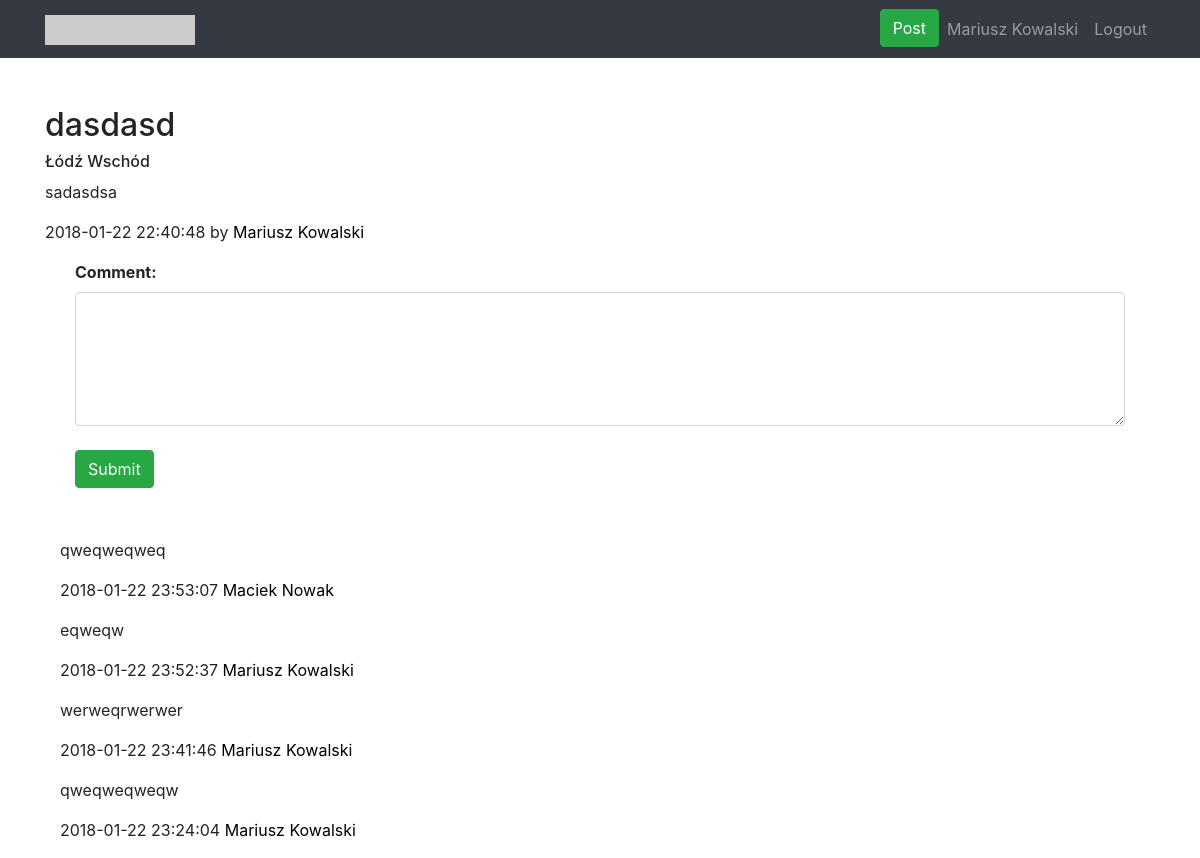
Screenshot of /view.php?post_id=6 (signed in) with the database file from the repository.
### tables this page shows
CREATE TABLE `users` (
  `user_id` int(11) NOT NULL,
  `Login` varchar(35) NOT NULL,
  `E-mail` varchar(50) NOT NULL,
  `Password` varchar(50) NOT NULL,
  `First` varchar(35) NOT NULL,
  `Last` varchar(50) NOT NULL,
  `Age` int(3) NOT NULL,
  `City` varchar(40) NOT NULL,
  `Region` varchar(40) NOT NULL,
  `Country` varchar(40) NOT NULL
);

CREATE TABLE `posts` (
  `post_id` int(11) NOT NULL,
  `title` varchar(50) NOT NULL,
  `text` varchar(2000) NOT NULL,
  `author` varchar(50) NOT NULL,
  `region_name` varchar(40) NOT NULL,
  `region_type` int(11) NOT NULL,
  `rate` int(5) NOT NULL DEFAULT '0',
  `date` datetime NOT NULL DEFAULT CURRENT_TIMESTAMP,
  `user_id` int(11) NOT NULL
);

CREATE TABLE `comments` (
  `comment_id` int(11) NOT NULL,
  `text` varchar(300) NOT NULL,
  `rate` int(11) NOT NULL,
  `date` datetime NOT NULL DEFAULT CURRENT_TIMESTAMP,
  `author` varchar(50) NOT NULL,
  `user_id` int(11) NOT NULL,
  `post_id` int(11) NOT NULL
);

### view.php (the view, shortened to what this page needs)
<!DOCTYPE html>
<?php require_once "cfg/config.php"; ?>
<html lang="en">
<head>
    <?php
    if(isset($_SESSION['username']) && $_SESSION['logged']) {
        $connect = new mysqli($host, $db_user, $db_password, $db_name);
        $connect->set_charset("utf8");
        $user = $_SESSION['username'];
        $result = $connect->query("SELECT * FROM users WHERE Login='$user'");
        $data = $result->fetch_assoc();
        if($_SESSION['username'] == $data['Login']) {
            $username = $data["First"]." ".$data["Last"];
        }
    } else {
        header("Location: login.php");
    }
    ?>
    <link href="vendor/bootstrap/css/bootstrap.min.css" rel="stylesheet">
    <link href="css/logo-nav.css" rel="stylesheet">
</head>
<body>
<nav class="navbar navbar-expand-lg navbar-dark bg-dark fixed-top">
    <div class="container">
        <a class="navbar-brand" href="index.php">
            <img src="http://placehold.it/300x60?text=Logo" width="150" height="30" alt="">
        </a>
        <div class="collapse navbar-collapse" id="navbarResponsive">
            <ul class="navbar-nav ml-auto">
                <li class="nav-item">
                    <a class="btn btn-success" href="post.php">Post</a>
                </li>
                <li class="nav-item">
                    <?php echo '<a class="nav-link" href="profile.php?user_id='.$data['user_id'].'">'.$username.'</a>';?>
                </li>
                <li class="nav-item">
                    <a class="nav-link" href="include/logout.php">Logout</a>
                </li>
            </ul>
        </div>
    </div>
</nav>
<div class="container" style="margin-top:50px;">
<?php
    if(isset($_GET['post_id'])) {
        $i = $_GET['post_id'];
        $post_row = $connect->query("SELECT * FROM posts WHERE post_id='$i'");
        $post = $post_row->fetch_assoc();
        echo '<h2>' . $post["title"];
        echo '</h2>
            <h6>'.$post['region_name'].'</h6>
            <p class="text-justify">' . $post["text"] . '</p>
            <p class="text-justify">' . $post["date"] . ' by <a href="profile.php?user_id=' . $post["user_id"] . '">' . $post["author"] . '</a></p>';
        switch ($post['region_type']) {
            case 2:
                $region = "Region";
                break;
        }
        if ($post['region_name'] === $data[$region]) {
            $user_id = $data['user_id'];
            echo '<div class="container" >
                <form action = "include/comment.php" method="POST">
                    <div class="container" >
                        <label ><b > Comment:</b ></label ><br />
                        <input type="hidden" name="user_id" value="' . $user_id . '" hidden>
                        <input type="hidden" name="post_id" value="' . $i . '" hidden>
                        <input type="hidden" name="author" value="' . $data['First'] . ' ' . $data['Last'] . '" hidden>
                        <textarea class="form-control" rows="5" name="message" required></textarea><br />
                        <button class="btn btn-success" type = "submit" >Submit</button >
                    </div >
                </form >
            </div >';
        }
        echo '<div class="container" style="margin-top:50px;">';
            $comments = $connect->query("SELECT * FROM comments");
            $num_of_rows = mysqli_num_rows($comments);
            $post_id = $_GET['post_id'];
            for ($i = $num_of_rows; $i != 0; $i--) {
                $comment_row = $connect->query("SELECT * FROM comments WHERE post_id='$post_id' AND comment_id='$i'");
                $comment = $comment_row->fetch_assoc();
                echo '
                        <p class="text-justify">
                            ' . $comment["text"] . '
                        </p>
                        <p class="text-justify">' . $comment["date"] . ' <a href="profile.php?user_id='. $comment["user_id"] .'">' . $comment["author"] . '</a></p>
                    ';
            }
    } else {
        header("Location: index.php");
    }
?>
    </div>
</div>
</body>
</html>

### css/logo-nav.css (style rules this page uses)
body { padding-top: 54px; }
@media (min-width: 992px) { body { padding-top: 56px; } }

### view.php (style rules this page uses)
a, a:hover { color: black; text-decoration: none; }

### rows the page displays
users: username "Mariusz Kowalski"
posts: title "dasdasd", region_name "Łódź Wschód", text "sadasdsa", date "2018-01-22 22:40:48", author "Mariusz Kowalski"
comments: text "qweqweqweq", date "2018-01-22 23:53:07", author "Maciek Nowak"
comments: text "eqweqw", date "2018-01-22 23:52:37", author "Mariusz Kowalski"
comments: text "werweqrwerwer", date "2018-01-22 23:41:46", author "Mariusz Kowalski"
comments: text "qweqweqweqw", date "2018-01-22 23:24:04", author "Mariusz Kowalski"
